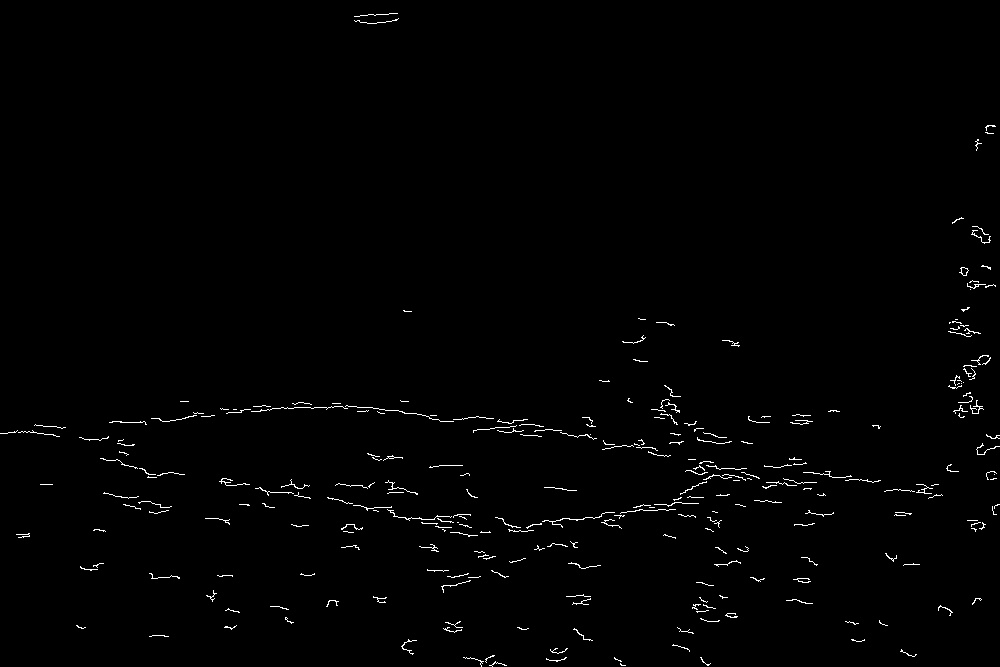
#> input picture canny/canny65.jpg, 1000 x 667 px
$ python testing.py
#> lines starting #> are read from the running program, lines starting #| are printed output that depends on the picture; after the words box and inside, x2 and y2 are one past the last pixel; in counts of white or black regions, pixels touching at a corner belong together
import cv2
import numpy as np

# Read image as grayscale
img = cv2.imread('canny65.jpg', cv2.IMREAD_GRAYSCALE)
#> img is the input picture: shape (667, 1000); min 0, max 255, mean 2.5
hh, ww = img.shape[:2]
#> hh = 667; ww = 1000

# threshold
thresh = cv2.threshold(img, 128, 255, cv2.THRESH_BINARY)[1]
#> thresh: shape (667, 1000); 0.97% white in thin lines or dots

# get the (largest) contour
contours = cv2.findContours(thresh, cv2.RETR_EXTERNAL, cv2.CHAIN_APPROX_SIMPLE)
#> contours = 283 contours, 282 with area under 20; largest, box (x1, y1, x2, y2) and area: (959, 267, 969, 276) 44
contours = contours[0] if len(contours) == 2 else contours[1]
big_contour = max(contours, key=cv2.contourArea)
#> big_contour = contour of 17 points, box (x1, y1, x2, y2) (959, 267, 969, 276), area 44

# draw white filled contour on black background
result = np.zeros_like(img)
cv2.drawContours(result, [big_contour], 0, (255,255,255), cv2.FILLED)
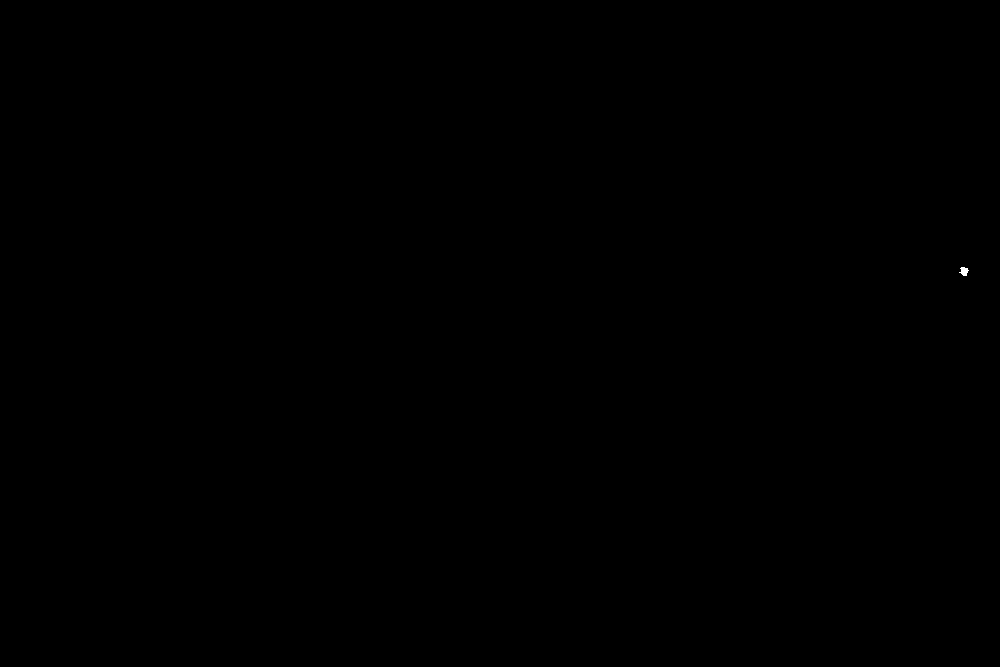
#> result: shape (667, 1000); 0.01% white; 1 white region, box (x1, y1, x2, y2) and area: (959, 267, 969, 276) 58

# save results
cv2.imwrite('21_test.jpg', result)

cv2.imshow('result', result)
cv2.waitKey(0)
cv2.destroyAllWindows()

$ run again, with canny/canny21.jpg copied over canny/canny65.jpg
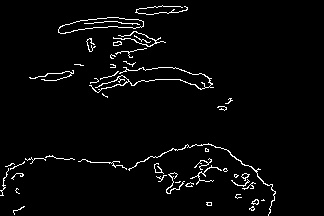
#> input picture canny/canny21.jpg, 324 x 216 px
#> img is the input picture: shape (216, 324); min 0, max 255, mean 8
#> thresh: shape (216, 324); 3.1% white in thin lines or dots, all inside (x1, y1, x2, y2) = (0, 5, 276, 216)
#> contours = 46 contours, 39 with area under 20; largest, box (x1, y1, x2, y2) and area: (58, 17, 144, 34) 712, (128, 143, 276, 216) 62, (89, 67, 214, 93) 56, (241, 173, 250, 181) 26, (113, 41, 122, 46) 26, (113, 31, 166, 47) 24, (251, 199, 259, 205) 23
#> big_contour = contour of 59 points, box (x1, y1, x2, y2) (58, 17, 144, 34), area 712
#> `cv2.drawContours(result, [big_contour], 0, (255,255,255), cv2.FILLED)`:
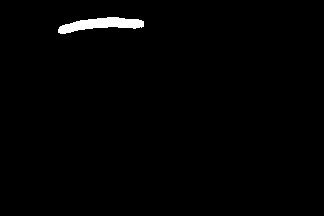
#> result: shape (216, 324); 1.1% white; 1 white region, box (x1, y1, x2, y2) and area: (58, 17, 144, 34) 802
